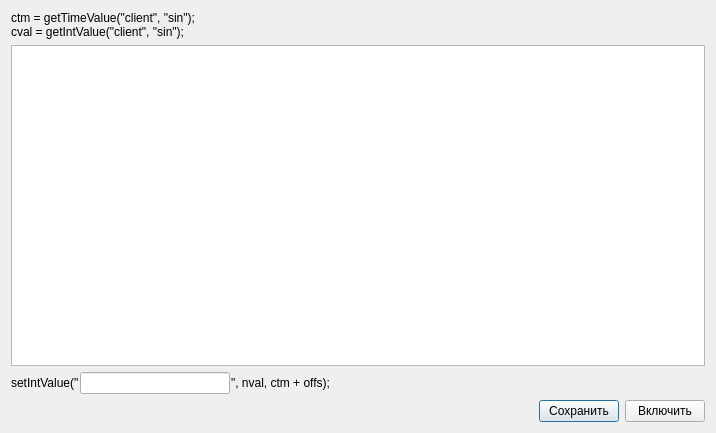
<?xml version="1.0" encoding="UTF-8"?>
<ui version="4.0">
 <class>signScriptPanelClass</class>
 <widget class="QDialog" name="signScriptPanelClass">
  <property name="geometry">
   <rect>
    <x>0</x>
    <y>0</y>
    <width>716</width>
    <height>433</height>
   </rect>
  </property>
  <property name="windowTitle">
   <string>Скрипт для сигнала</string>
  </property>
  <layout class="QVBoxLayout" name="verticalLayout">
   <item>
    <widget class="QLabel" name="lbTop">
     <property name="text">
      <string>ctm = getTimeValue(&quot;client&quot;, &quot;sin&quot;); 
cval = getIntValue(&quot;client&quot;, &quot;sin&quot;); </string>
     </property>
    </widget>
   </item>
   <item>
    <widget class="QTextEdit" name="txtScript"/>
   </item>
   <item>
    <layout class="QHBoxLayout" name="horizontalLayout">
     <property name="spacing">
      <number>1</number>
     </property>
     <item>
      <widget class="QLabel" name="lbBottom">
       <property name="text">
        <string>setIntValue(&quot;</string>
       </property>
       <property name="textFormat">
        <enum>Qt::AutoText</enum>
       </property>
      </widget>
     </item>
     <item>
      <widget class="QLineEdit" name="txtNewSName">
       <property name="maximumSize">
        <size>
         <width>150</width>
         <height>16777215</height>
        </size>
       </property>
      </widget>
     </item>
     <item>
      <widget class="QLabel" name="label_5">
       <property name="text">
        <string>&quot;, nval, ctm + offs);</string>
       </property>
       <property name="textFormat">
        <enum>Qt::AutoText</enum>
       </property>
      </widget>
     </item>
     <item>
      <spacer name="horizontalSpacer">
       <property name="orientation">
        <enum>Qt::Horizontal</enum>
       </property>
       <property name="sizeHint" stdset="0">
        <size>
         <width>40</width>
         <height>20</height>
        </size>
       </property>
      </spacer>
     </item>
    </layout>
   </item>
   <item>
    <layout class="QHBoxLayout" name="horizontalLayout_2">
     <item>
      <spacer name="horizontalSpacer_2">
       <property name="orientation">
        <enum>Qt::Horizontal</enum>
       </property>
       <property name="sizeHint" stdset="0">
        <size>
         <width>40</width>
         <height>20</height>
        </size>
       </property>
      </spacer>
     </item>
     <item>
      <widget class="QLabel" name="lbChange">
       <property name="text">
        <string/>
       </property>
      </widget>
     </item>
     <item>
      <widget class="QPushButton" name="btnSave">
       <property name="text">
        <string>Сохранить</string>
       </property>
      </widget>
     </item>
     <item>
      <widget class="QPushButton" name="btnActive">
       <property name="text">
        <string>Включить</string>
       </property>
      </widget>
     </item>
    </layout>
   </item>
  </layout>
 </widget>
 <resources/>
 <connections/>
</ui>
